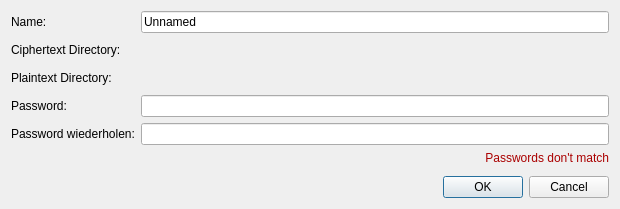
<?xml version="1.0" encoding="UTF-8"?>
<ui version="4.0">
 <class>CreateFilesystemDialog</class>
 <widget class="QDialog" name="CreateFilesystemDialog">
  <property name="windowModality">
   <enum>Qt::NonModal</enum>
  </property>
  <property name="geometry">
   <rect>
    <x>0</x>
    <y>0</y>
    <width>620</width>
    <height>209</height>
   </rect>
  </property>
  <property name="windowTitle">
   <string>Create an encrypted file system</string>
  </property>
  <property name="modal">
   <bool>true</bool>
  </property>
  <layout class="QVBoxLayout" name="verticalLayout">
   <item>
    <layout class="QFormLayout" name="formLayout">
     <item row="1" column="0">
      <widget class="QLabel" name="ciphertextDirSelectorLabel">
       <property name="text">
        <string>Ciphertext Directory: </string>
       </property>
       <property name="buddy">
        <cstring>ciphertextDirSelector</cstring>
       </property>
      </widget>
     </item>
     <item row="1" column="1">
      <widget class="DirSelector" name="ciphertextDirSelector" native="true">
       <property name="minimumSize">
        <size>
         <width>0</width>
         <height>22</height>
        </size>
       </property>
       <property name="baseSize">
        <size>
         <width>0</width>
         <height>0</height>
        </size>
       </property>
       <property name="focusPolicy">
        <enum>Qt::StrongFocus</enum>
       </property>
      </widget>
     </item>
     <item row="2" column="0">
      <widget class="QLabel" name="mountDirSelectorLabel">
       <property name="text">
        <string>Plaintext Directory:</string>
       </property>
       <property name="buddy">
        <cstring>plaintextDirSelector</cstring>
       </property>
      </widget>
     </item>
     <item row="3" column="0">
      <widget class="QLabel" name="password1Label">
       <property name="text">
        <string>Password:</string>
       </property>
       <property name="buddy">
        <cstring>password1Edit</cstring>
       </property>
      </widget>
     </item>
     <item row="3" column="1">
      <widget class="QLineEdit" name="password1Edit">
       <property name="echoMode">
        <enum>QLineEdit::Password</enum>
       </property>
      </widget>
     </item>
     <item row="4" column="0">
      <widget class="QLabel" name="password2Label">
       <property name="text">
        <string>Password wiederholen:</string>
       </property>
       <property name="buddy">
        <cstring>password2Edit</cstring>
       </property>
      </widget>
     </item>
     <item row="4" column="1">
      <widget class="QLineEdit" name="password2Edit">
       <property name="text">
        <string/>
       </property>
       <property name="echoMode">
        <enum>QLineEdit::Password</enum>
       </property>
      </widget>
     </item>
     <item row="5" column="1">
      <widget class="QLabel" name="passwordsMatchIndicator">
       <property name="enabled">
        <bool>true</bool>
       </property>
       <property name="palette">
        <palette>
         <active>
          <colorrole role="WindowText">
           <brush brushstyle="SolidPattern">
            <color alpha="255">
             <red>170</red>
             <green>0</green>
             <blue>0</blue>
            </color>
           </brush>
          </colorrole>
         </active>
         <inactive>
          <colorrole role="WindowText">
           <brush brushstyle="SolidPattern">
            <color alpha="255">
             <red>170</red>
             <green>0</green>
             <blue>0</blue>
            </color>
           </brush>
          </colorrole>
         </inactive>
         <disabled>
          <colorrole role="WindowText">
           <brush brushstyle="SolidPattern">
            <color alpha="255">
             <red>190</red>
             <green>190</green>
             <blue>190</blue>
            </color>
           </brush>
          </colorrole>
         </disabled>
        </palette>
       </property>
       <property name="text">
        <string>Passwords don't match</string>
       </property>
       <property name="alignment">
        <set>Qt::AlignRight|Qt::AlignTrailing|Qt::AlignVCenter</set>
       </property>
      </widget>
     </item>
     <item row="2" column="1">
      <widget class="DirSelector" name="plaintextDirSelector" native="true">
       <property name="minimumSize">
        <size>
         <width>0</width>
         <height>22</height>
        </size>
       </property>
       <property name="focusPolicy">
        <enum>Qt::StrongFocus</enum>
       </property>
      </widget>
     </item>
     <item row="0" column="0">
      <widget class="QLabel" name="nameLabel">
       <property name="text">
        <string>Name:</string>
       </property>
       <property name="buddy">
        <cstring>nameEdit</cstring>
       </property>
      </widget>
     </item>
     <item row="0" column="1">
      <widget class="QLineEdit" name="nameEdit">
       <property name="focusPolicy">
        <enum>Qt::StrongFocus</enum>
       </property>
       <property name="text">
        <string>Unnamed</string>
       </property>
      </widget>
     </item>
    </layout>
   </item>
   <item>
    <widget class="QDialogButtonBox" name="dialogButtons">
     <property name="focusPolicy">
      <enum>Qt::StrongFocus</enum>
     </property>
     <property name="locale">
      <locale language="English" country="UnitedStates"/>
     </property>
     <property name="orientation">
      <enum>Qt::Horizontal</enum>
     </property>
     <property name="standardButtons">
      <set>QDialogButtonBox::Cancel|QDialogButtonBox::Ok</set>
     </property>
     <property name="centerButtons">
      <bool>false</bool>
     </property>
    </widget>
   </item>
  </layout>
 </widget>
 <customwidgets>
  <customwidget>
   <class>DirSelector</class>
   <extends>QWidget</extends>
   <header>kryptal/gui/view/widgets/DirSelector</header>
   <container>1</container>
  </customwidget>
 </customwidgets>
 <tabstops>
  <tabstop>nameEdit</tabstop>
  <tabstop>ciphertextDirSelector</tabstop>
  <tabstop>plaintextDirSelector</tabstop>
  <tabstop>password1Edit</tabstop>
  <tabstop>password2Edit</tabstop>
  <tabstop>dialogButtons</tabstop>
 </tabstops>
 <resources/>
 <connections>
  <connection>
   <sender>dialogButtons</sender>
   <signal>accepted()</signal>
   <receiver>CreateFilesystemDialog</receiver>
   <slot>accept()</slot>
   <hints>
    <hint type="sourcelabel">
     <x>257</x>
     <y>166</y>
    </hint>
    <hint type="destinationlabel">
     <x>157</x>
     <y>274</y>
    </hint>
   </hints>
  </connection>
  <connection>
   <sender>dialogButtons</sender>
   <signal>rejected()</signal>
   <receiver>CreateFilesystemDialog</receiver>
   <slot>reject()</slot>
   <hints>
    <hint type="sourcelabel">
     <x>325</x>
     <y>166</y>
    </hint>
    <hint type="destinationlabel">
     <x>286</x>
     <y>274</y>
    </hint>
   </hints>
  </connection>
 </connections>
</ui>
